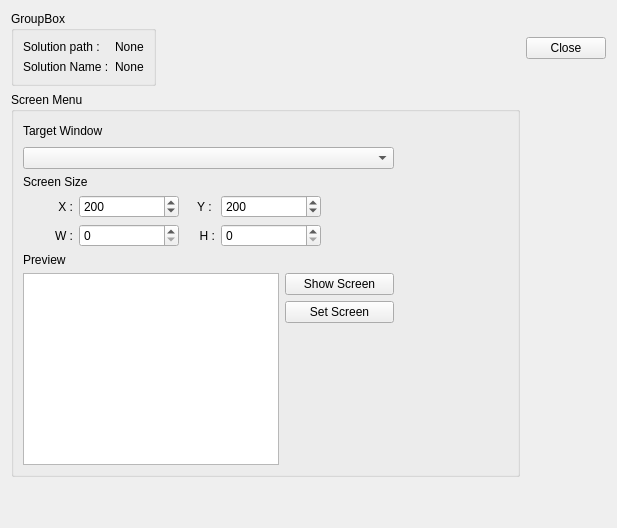
<?xml version="1.0" encoding="UTF-8"?>
<ui version="4.0">
 <class>wdgt_base_tab</class>
 <widget class="QWidget" name="wdgt_base_tab">
  <property name="geometry">
   <rect>
    <x>0</x>
    <y>0</y>
    <width>617</width>
    <height>528</height>
   </rect>
  </property>
  <property name="windowTitle">
   <string>Form</string>
  </property>
  <layout class="QGridLayout" name="gridLayout_2">
   <item row="0" column="0">
    <layout class="QGridLayout" name="gridLayout">
     <item row="1" column="4">
      <spacer name="horizontalSpacer">
       <property name="orientation">
        <enum>Qt::Orientation::Horizontal</enum>
       </property>
       <property name="sizeHint" stdset="0">
        <size>
         <width>40</width>
         <height>20</height>
        </size>
       </property>
      </spacer>
     </item>
     <item row="2" column="0" colspan="5">
      <widget class="QGroupBox" name="groupBox">
       <property name="maximumSize">
        <size>
         <width>600</width>
         <height>400</height>
        </size>
       </property>
       <property name="title">
        <string>Screen Menu</string>
       </property>
       <layout class="QGridLayout" name="gridLayout_4">
        <item row="1" column="1">
         <layout class="QGridLayout" name="gridLayout_3">
          <item row="3" column="0" colspan="3">
           <layout class="QHBoxLayout" name="horizontalLayout_5">
            <item>
             <widget class="QLabel" name="label_12">
              <property name="sizePolicy">
               <sizepolicy hsizetype="Fixed" vsizetype="Preferred">
                <horstretch>0</horstretch>
                <verstretch>0</verstretch>
               </sizepolicy>
              </property>
              <property name="minimumSize">
               <size>
                <width>50</width>
                <height>0</height>
               </size>
              </property>
              <property name="text">
               <string>X :</string>
              </property>
              <property name="alignment">
               <set>Qt::AlignmentFlag::AlignRight|Qt::AlignmentFlag::AlignTrailing|Qt::AlignmentFlag::AlignVCenter</set>
              </property>
             </widget>
            </item>
            <item>
             <widget class="QSpinBox" name="spinBox_2">
              <property name="minimumSize">
               <size>
                <width>100</width>
                <height>0</height>
               </size>
              </property>
              <property name="maximum">
               <number>16384</number>
              </property>
              <property name="value">
               <number>200</number>
              </property>
             </widget>
            </item>
            <item>
             <widget class="QLabel" name="label_11">
              <property name="sizePolicy">
               <sizepolicy hsizetype="Fixed" vsizetype="Preferred">
                <horstretch>0</horstretch>
                <verstretch>0</verstretch>
               </sizepolicy>
              </property>
              <property name="minimumSize">
               <size>
                <width>30</width>
                <height>0</height>
               </size>
              </property>
              <property name="text">
               <string>Y : </string>
              </property>
              <property name="alignment">
               <set>Qt::AlignmentFlag::AlignRight|Qt::AlignmentFlag::AlignTrailing|Qt::AlignmentFlag::AlignVCenter</set>
              </property>
             </widget>
            </item>
            <item>
             <widget class="QSpinBox" name="spinBox">
              <property name="minimumSize">
               <size>
                <width>100</width>
                <height>0</height>
               </size>
              </property>
              <property name="maximum">
               <number>16384</number>
              </property>
              <property name="value">
               <number>200</number>
              </property>
             </widget>
            </item>
            <item>
             <spacer name="horizontalSpacer_3">
              <property name="orientation">
               <enum>Qt::Orientation::Horizontal</enum>
              </property>
              <property name="sizeHint" stdset="0">
               <size>
                <width>40</width>
                <height>20</height>
               </size>
              </property>
             </spacer>
            </item>
           </layout>
          </item>
          <item row="6" column="0" rowspan="3" colspan="2">
           <widget class="QGraphicsView" name="graphicsView"/>
          </item>
          <item row="6" column="2">
           <widget class="QPushButton" name="btn_show_screen">
            <property name="text">
             <string>Show Screen</string>
            </property>
           </widget>
          </item>
          <item row="7" column="2">
           <widget class="QPushButton" name="btn_set_screen">
            <property name="text">
             <string>Set Screen</string>
            </property>
           </widget>
          </item>
          <item row="0" column="0" colspan="2">
           <widget class="QLabel" name="label_6">
            <property name="text">
             <string>Target Window</string>
            </property>
           </widget>
          </item>
          <item row="2" column="0" colspan="3">
           <widget class="QLabel" name="label_4">
            <property name="text">
             <string>Screen Size</string>
            </property>
           </widget>
          </item>
          <item row="5" column="0">
           <widget class="QLabel" name="label_3">
            <property name="text">
             <string>Preview</string>
            </property>
           </widget>
          </item>
          <item row="4" column="0" colspan="3">
           <layout class="QHBoxLayout" name="horizontalLayout_2">
            <item>
             <widget class="QLabel" name="label_5">
              <property name="sizePolicy">
               <sizepolicy hsizetype="Fixed" vsizetype="Preferred">
                <horstretch>0</horstretch>
                <verstretch>0</verstretch>
               </sizepolicy>
              </property>
              <property name="minimumSize">
               <size>
                <width>50</width>
                <height>0</height>
               </size>
              </property>
              <property name="text">
               <string>W :</string>
              </property>
              <property name="alignment">
               <set>Qt::AlignmentFlag::AlignRight|Qt::AlignmentFlag::AlignTrailing|Qt::AlignmentFlag::AlignVCenter</set>
              </property>
             </widget>
            </item>
            <item>
             <widget class="QSpinBox" name="spbx_screen_w">
              <property name="minimumSize">
               <size>
                <width>100</width>
                <height>0</height>
               </size>
              </property>
              <property name="maximum">
               <number>16384</number>
              </property>
              <property name="value">
               <number>0</number>
              </property>
             </widget>
            </item>
            <item>
             <widget class="QLabel" name="label_7">
              <property name="sizePolicy">
               <sizepolicy hsizetype="Fixed" vsizetype="Preferred">
                <horstretch>0</horstretch>
                <verstretch>0</verstretch>
               </sizepolicy>
              </property>
              <property name="minimumSize">
               <size>
                <width>30</width>
                <height>0</height>
               </size>
              </property>
              <property name="text">
               <string>H :</string>
              </property>
              <property name="alignment">
               <set>Qt::AlignmentFlag::AlignRight|Qt::AlignmentFlag::AlignTrailing|Qt::AlignmentFlag::AlignVCenter</set>
              </property>
             </widget>
            </item>
            <item>
             <widget class="QSpinBox" name="spbx_screen_h">
              <property name="minimumSize">
               <size>
                <width>100</width>
                <height>0</height>
               </size>
              </property>
              <property name="maximum">
               <number>16384</number>
              </property>
              <property name="value">
               <number>0</number>
              </property>
             </widget>
            </item>
            <item>
             <spacer name="horizontalSpacer_4">
              <property name="orientation">
               <enum>Qt::Orientation::Horizontal</enum>
              </property>
              <property name="sizeHint" stdset="0">
               <size>
                <width>40</width>
                <height>20</height>
               </size>
              </property>
             </spacer>
            </item>
           </layout>
          </item>
          <item row="1" column="0" colspan="3">
           <widget class="QComboBox" name="cbox_target_window"/>
          </item>
          <item row="0" column="3">
           <spacer name="horizontalSpacer_2">
            <property name="orientation">
             <enum>Qt::Orientation::Horizontal</enum>
            </property>
            <property name="sizeHint" stdset="0">
             <size>
              <width>40</width>
              <height>20</height>
             </size>
            </property>
           </spacer>
          </item>
          <item row="8" column="2">
           <spacer name="verticalSpacer_2">
            <property name="orientation">
             <enum>Qt::Orientation::Vertical</enum>
            </property>
            <property name="sizeHint" stdset="0">
             <size>
              <width>20</width>
              <height>40</height>
             </size>
            </property>
           </spacer>
          </item>
         </layout>
        </item>
       </layout>
      </widget>
     </item>
     <item row="1" column="0" colspan="4">
      <widget class="QGroupBox" name="groupBox_2">
       <property name="title">
        <string>GroupBox</string>
       </property>
       <layout class="QGridLayout" name="gridLayout_6">
        <item row="0" column="0">
         <layout class="QGridLayout" name="gridLayout_5">
          <item row="0" column="1">
           <widget class="QLabel" name="lbl_solution_root">
            <property name="text">
             <string>None</string>
            </property>
           </widget>
          </item>
          <item row="0" column="0">
           <widget class="QLabel" name="label">
            <property name="text">
             <string>Solution path :</string>
            </property>
           </widget>
          </item>
          <item row="1" column="1">
           <widget class="QLabel" name="lbl_solution_name">
            <property name="text">
             <string>None</string>
            </property>
           </widget>
          </item>
          <item row="1" column="0">
           <widget class="QLabel" name="label_2">
            <property name="text">
             <string>Solution Name :</string>
            </property>
           </widget>
          </item>
         </layout>
        </item>
       </layout>
      </widget>
     </item>
     <item row="1" column="5">
      <widget class="QPushButton" name="btn_close">
       <property name="text">
        <string>Close</string>
       </property>
      </widget>
     </item>
    </layout>
   </item>
   <item row="1" column="0">
    <spacer name="verticalSpacer">
     <property name="orientation">
      <enum>Qt::Orientation::Vertical</enum>
     </property>
     <property name="sizeHint" stdset="0">
      <size>
       <width>20</width>
       <height>0</height>
      </size>
     </property>
    </spacer>
   </item>
  </layout>
 </widget>
 <resources/>
 <connections/>
</ui>
